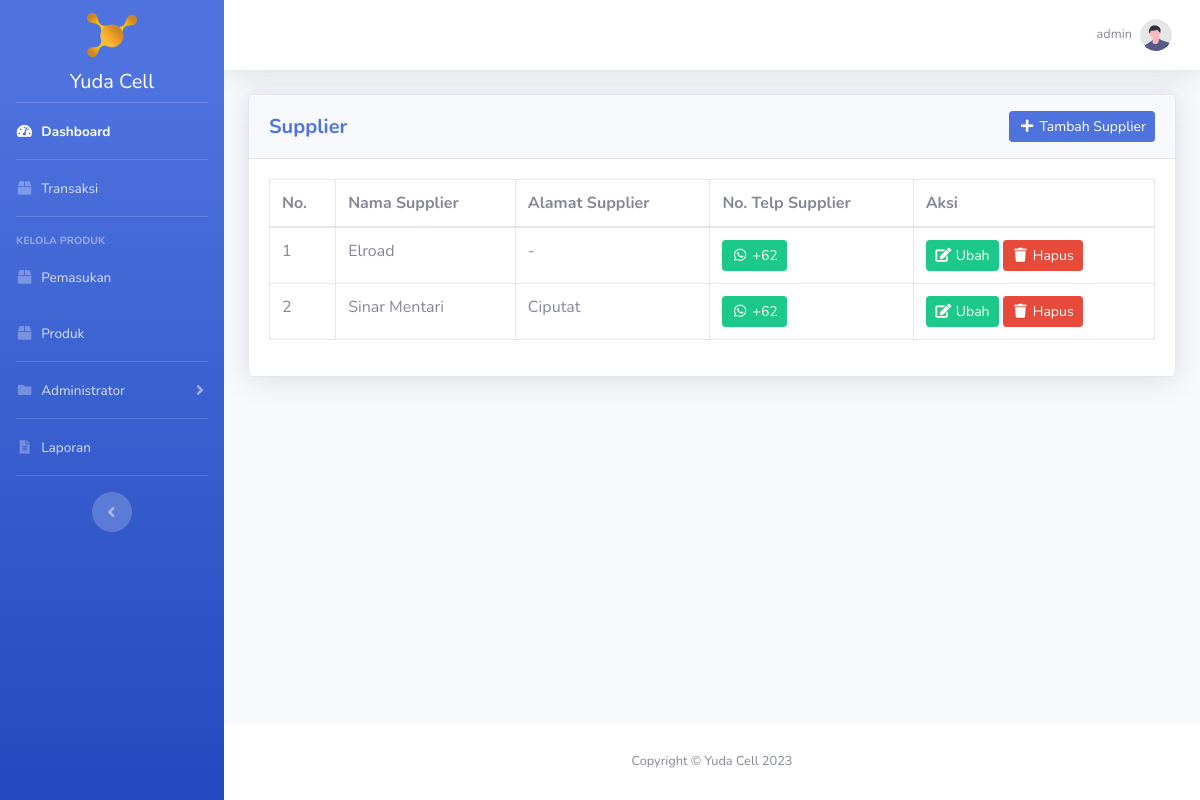
Page /supplier/index.php (signed in) on the earlier database version.
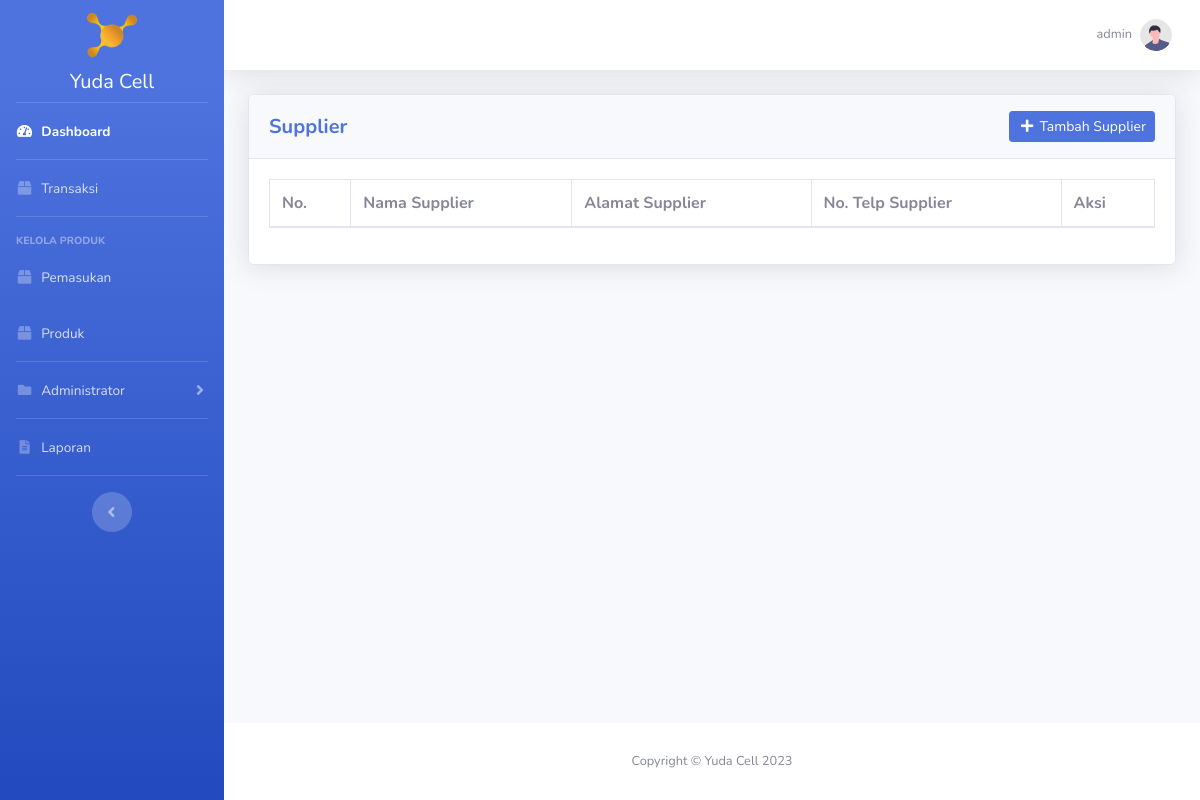
Same page on the later database version.
### tables this page shows
CREATE TABLE `user` (
  `id_user` int(11) NOT NULL,
  `username` varchar(20) NOT NULL,
  `password` varchar(300) NOT NULL,
  `hak_akses` enum('administrator','operator') NOT NULL,
  `nama_lengkap` varchar(50) NOT NULL,
  `no_telp_user` varchar(20) NOT NULL
);

CREATE TABLE `supplier` (
  `id_supplier` int(11) NOT NULL,
  `nama_supplier` varchar(50) NOT NULL,
  `alamat_supplier` text NOT NULL,
  `no_telp_supplier` varchar(20) NOT NULL
);

### supplier/index.php (the view, shortened to what this page needs)
<?php
require_once '../koneksi.php';
$supplier = mysqli_query($koneksi, "SELECT * FROM supplier ORDER BY nama_supplier ASC");
$id_user = htmlspecialchars($_SESSION['id_user']);
$data_profile = mysqli_fetch_assoc(mysqli_query($koneksi, "SELECT * FROM user WHERE id_user = '$id_user'"));
?>
<!DOCTYPE html>
<html lang="en">
<head>
    <?php include_once '../include/head.php'; ?>
</head>
<body id="page-top">
    <div id="wrapper">
        <?php include_once '../include/sidebar.php'; ?>
        <div id="content-wrapper" class="d-flex flex-column">
            <div id="content">
                <?php include_once '../include/topbar.php'; ?>
                <div class="container-fluid">
                    <div class="card shadow mb-4">
                        <div class="card-header py-3">
                            <div class="row">
                                <div class="col head-left">
                                    <h5 class="my-auto font-weight-bold text-primary">Supplier</h5>
                                </div>
                                <?php if ($data_profile['hak_akses'] == 'administrator'): ?>
                                    <div class="col head-right">
                                        <a href="<?= BASE_URL; ?>supplier/tambah_supplier.php" class="btn btn-sm btn-primary"><i class="fas fa-fw fa-plus"></i> Tambah Supplier</a>
                                    </div>
                                <?php endif ?>
                            </div>
                        </div>
                        <div class="card-body">
                            <div class="table-responsive">
								<table class="table table-bordered" id="dataTable" width="100%" cellspacing="0">
									<thead>
										<tr>
											<th>No.</th>
											<th>Nama Supplier</th>
											<th>Alamat Supplier</th>
											<th>No. Telp Supplier</th>
											<?php if ($data_profile['hak_akses'] == 'administrator'): ?>
												<th>Aksi</th>
											<?php endif ?>
										</tr>
									</thead>
									<tbody>
										<?php $i = 1; ?>
										<?php foreach ($supplier as $ds): ?>
											<tr>
												<td><?= $i++; ?></td>
												<td><?= $ds['nama_supplier']; ?></td>
												<td><?= $ds['alamat_supplier']; ?></td>
                                                <?php
                                                    $toNumber62 = $ds['no_telp_supplier'];
                                                    if (substr($toNumber62, 0, 2) != "62") {
                                                        $toNumber62 = substr_replace($toNumber62, "62", 0, 1);
                                                    }
                                                 ?>
												<td><a target="_blank" class="btn btn-sm btn-success" href="https://wa.me/<?= $toNumber62; ?>"><i class="fab fa-fw fa-whatsapp"></i> +<?= $toNumber62; ?></a></td>
												<?php if ($data_profile['hak_akses'] == 'administrator'): ?>
													<td>
														<a class="btn btn-sm btn-success" href="ubah_supplier.php?id_supplier=<?= $ds['id_supplier']; ?>"><i class="fas fa-fw fa-edit"></i> Ubah</a>
														<a class="btn btn-sm btn-danger btn-delete" data-nama="Supplier dengan nama <?= $ds['nama_supplier']; ?> akan terhapus!" href="hapus_supplier.php?id_supplier=<?= $ds['id_supplier']; ?>"><i class="fas fa-fw fa-trash"></i> Hapus</a>
													</td>
												<?php endif ?>
											</tr>
										<?php endforeach ?>
									</tbody>
								</table>
							</div>
                        </div>
                    </div>
				</div>
            </div>
            <?php include_once '../include/footer.php'; ?>
        </div>
    </div>
</body>
</html>

### include/head.php (shortened to what this page needs)
<link href="<?= BASE_URL; ?>vendor/fontawesome-free/css/all.min.css" rel="stylesheet" type="text/css">
<link href="<?= BASE_URL; ?>css/sb-admin-2.min.css" rel="stylesheet">
<link rel="stylesheet" href="<?= BASE_URL; ?>css/yuda_cell.css">
<link href="<?= BASE_URL; ?>vendor/datatables/dataTables.bootstrap4.min.css" rel="stylesheet">

### include/sidebar.php (shortened to what this page needs)
<ul class="navbar-nav bg-gradient-primary sidebar sidebar-dark accordion" id="accordionSidebar">
    <a class="sidebar-brand d-flex align-items-center justify-content-center" href="<?= BASE_URL; ?>index.php">
        <img src="<?= BASE_URL; ?>img/logo.png" class="img-fluid" width="50" alt="Logo">
    </a>
    <a href="<?= BASE_URL; ?>index.php" class="text-decoration-none mx-auto text-white"><h5>Yuda Cell</h5></a>
    <hr class="sidebar-divider my-0">
    <li class="nav-item active">
        <a class="nav-link" href="<?= BASE_URL; ?>index.php">
            <i class="fas fa-fw fa-tachometer-alt"></i>
            <span>Dashboard</span></a>
    </li>
    <hr class="sidebar-divider my-0">
    <li class="nav-item">
        <a class="nav-link" href="<?= BASE_URL; ?>transaksi/index.php">
            <i class="fas fa-fw fa-box"></i>
            <span>Transaksi</span></a>
    </li>
    <hr class="sidebar-divider">
    <div class="sidebar-heading">
        Kelola Produk
    </div>
    <li class="nav-item">
        <a class="nav-link" href="<?= BASE_URL; ?>pemasukan/index.php">
            <i class="fas fa-fw fa-box"></i>
            <span>Pemasukan</span></a>
    </li>
    <li class="nav-item">
        <a class="nav-link" href="<?= BASE_URL; ?>produk/index.php">
            <i class="fas fa-fw fa-box"></i>
            <span>Produk</span></a>
    </li>
    <hr class="sidebar-divider my-0">
    <li class="nav-item">
        <a class="nav-link collapsed" href="#" data-toggle="collapse" data-target="#collapsePages"
            aria-expanded="true" aria-controls="collapsePages">
            <i class="fas fa-fw fa-folder"></i>
            <span>Administrator</span>
        </a>
    </li>
    <hr class="sidebar-divider my-0">
    <li class="nav-item">
        <a class="nav-link" href="<?= BASE_URL; ?>laporan/index.php">
            <i class="fas fa-fw fa-file-alt"></i>
            <span>Laporan</span></a>
    </li>
    <hr class="sidebar-divider d-none d-md-block">
    <div class="text-center d-none d-md-inline">
        <button class="rounded-circle border-0" id="sidebarToggle"></button>
    </div>
</ul>

### include/topbar.php (shortened to what this page needs)
<nav class="navbar navbar-expand navbar-light bg-white topbar mb-4 static-top shadow">
    <ul class="navbar-nav ml-auto">
        <li class="nav-item dropdown no-arrow">
            <a class="nav-link dropdown-toggle" href="#" id="userDropdown" role="button"
                data-toggle="dropdown" aria-haspopup="true" aria-expanded="false">
                <span class="mr-2 d-none d-lg-inline text-gray-600 small"><?= $data_profile['username']; ?></span>
                <img class="img-profile rounded-circle"
                    src="<?= BASE_URL; ?>img/undraw_profile.svg">
            </a>
        </li>
    </ul>
</nav>

### include/footer.php
<footer class="sticky-footer bg-white">
    <div class="container my-auto">
        <div class="copyright text-center my-auto">
            <span>Copyright &copy; Yuda Cell 2023</span>
        </div>
    </div>
</footer>

### css/yuda_cell.css (style rules this page uses)
html { scroll-behavior: smooth; }
.head-left { text-align: left; margin-top: auto; margin-bottom: auto; }
.head-right { text-align: right; margin-top: auto; margin-bottom: auto; }

Differences in the rows shown:
removed supplier: nama_supplier "Elroad", alamat_supplier "-", no_telp_supplier "62"
removed supplier: nama_supplier "Sinar Mentari", alamat_supplier "Ciputat", no_telp_supplier "62"
